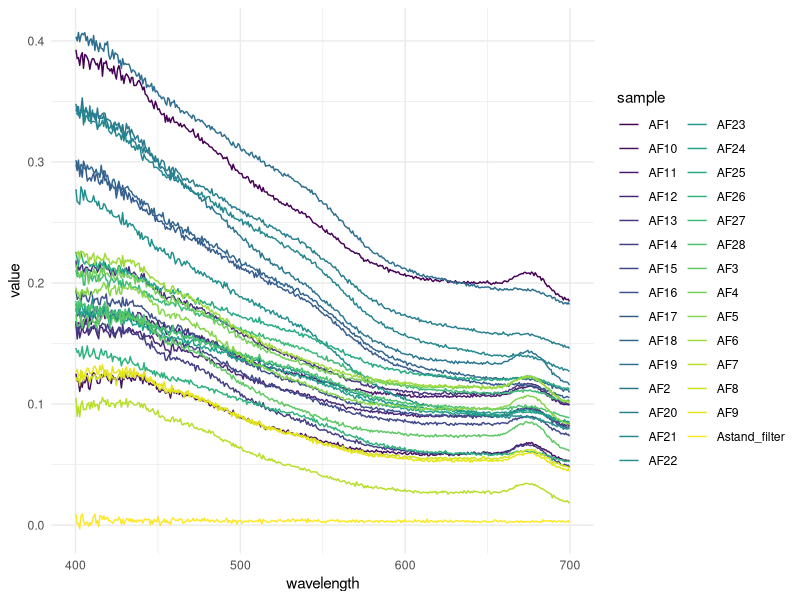
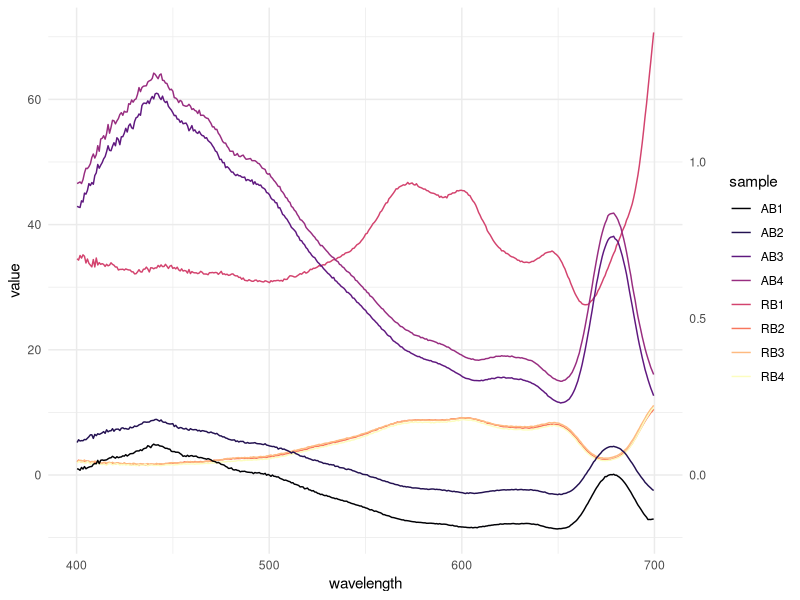
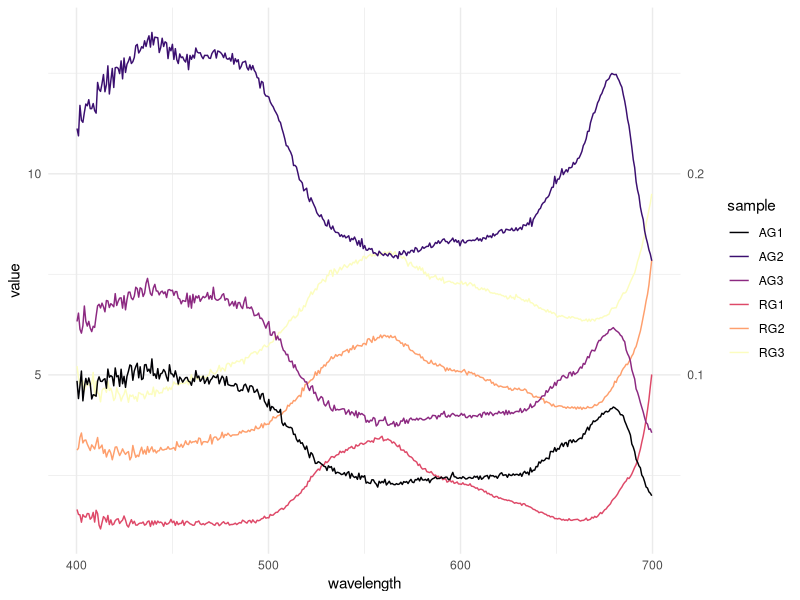
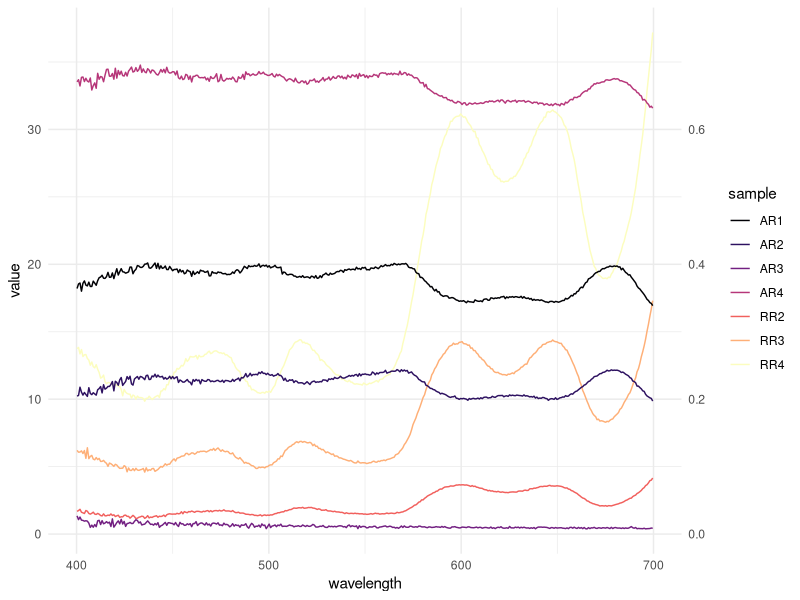
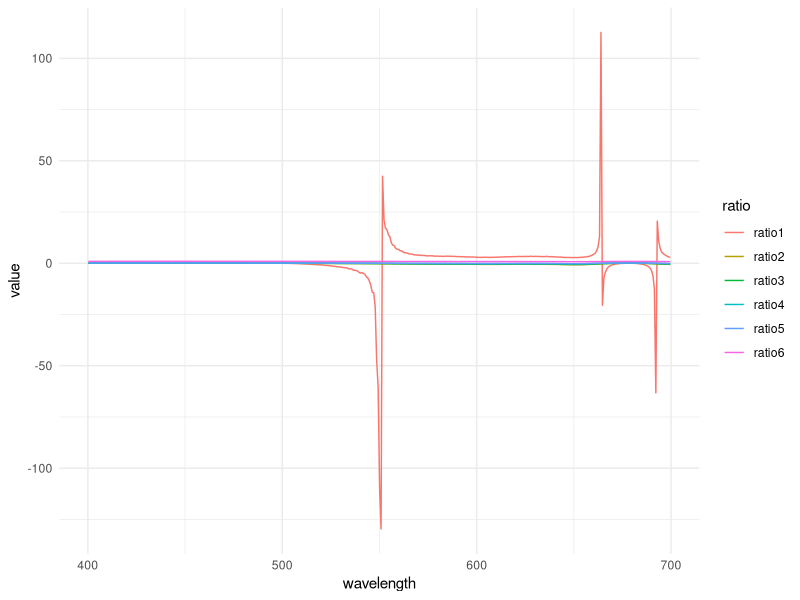
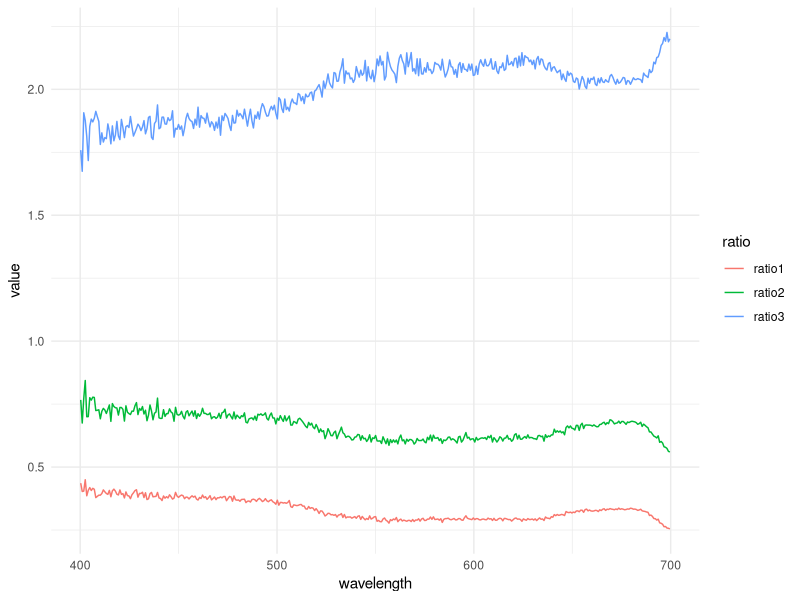
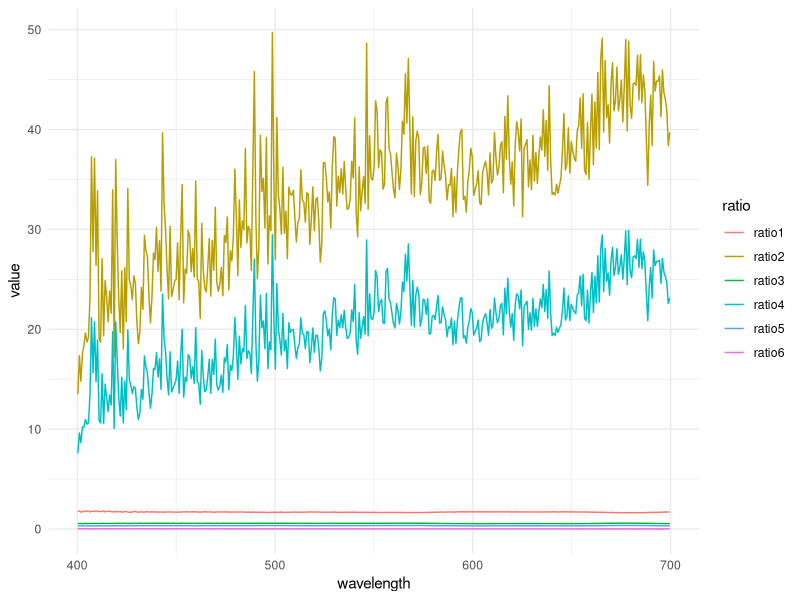
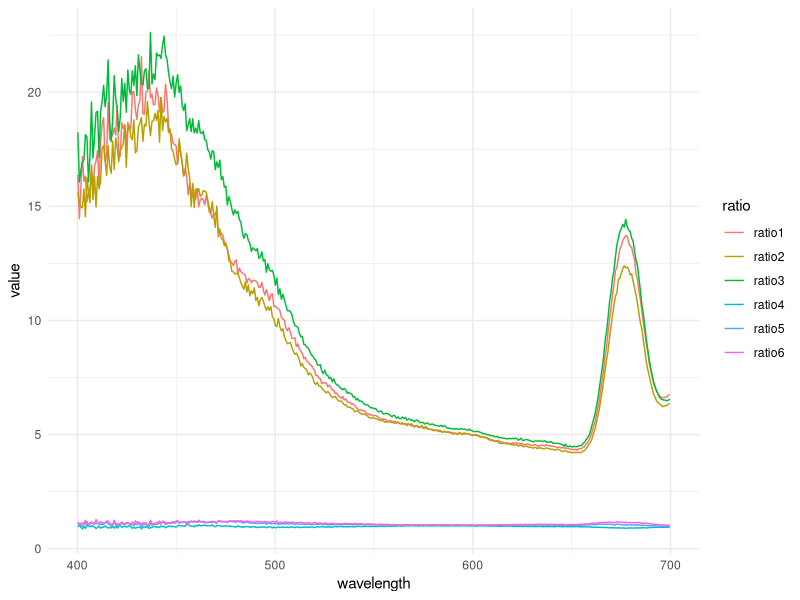

Source code (R) for these figures, in order: (Note: this script raises an error after producing the figures.)
## ---- chunk 1
library(tidyverse)
library(readr)
library(readxl)
library(here)
## ---- chunk 2
#setwd("C:/Users/Eva Samson/OneDrive - University of Bergen/Dokumenter/Bergen/AB-323/bioptics")

reflectance_raw <- read_xlsx("bioptics_reflectance_v2.xlsx", skip = 11) |> 
  select(!ID)

methanol_raw <- read_xlsx("bioptics_absorbance_v2.xlsx", skip = 11, sheet = "methanol extracts") |> 
  select(!ID)

water_raw <- read_xlsx("bioptics_absorbance_v2.xlsx", skip = 11, sheet = "water extracts") |> 
  select(!ID)

invivo_raw <- read_xlsx("bioptics_absorbance_v2.xlsx", skip = 11, sheet = "in vivo") |> 
  select(!ID)

filters_raw <- read_xlsx("bioptics_absorbance_v2.xlsx", skip = 11, sheet = "filters") |> 
  select(!ID)
## ---- chunk 3
filters_PAR <- filters_raw |> 
  filter(400 <= wavelength, wavelength <= 700) |> 
  #select(!Astand_filter) |> 
  pivot_longer(cols = !wavelength, names_to = "sample", values_to = "value")
  # |> pivot_longer(cols = starts_with("A"), names_to = "sample", values_to = "value")


## ---- chunk 4
filters_plot <- 
  ggplot(filters_PAR, 
         aes(x = wavelength, y= value, colour = sample)) +
  scale_color_viridis_d() +
  geom_line() +
  theme_minimal()

filters_plot

#ggsave(here("filters_plot.png"), plot = filters_plot, width = 120, height = 100, units = "mm", scale = 1.2)
## ---- chunk 5
refl_brownalgae <- reflectance_raw |> 
  select(wavelength, contains("RB"))
abs_brownalgae <- invivo_raw |> 
  select(wavelength, contains("AB"))

refl_abs_brownalgae <- merge(refl_brownalgae, abs_brownalgae, by = "wavelength") |> 
  filter(400 <= wavelength, wavelength <= 700 ) |> 
  pivot_longer(cols = starts_with("RB") | starts_with("AB"), names_to = "sample", values_to = "value") |> 
  mutate(measurement = case_when(str_detect(sample, "R") ~ "reflectance", str_detect(sample, "A") ~ "absorbance"))


refl_abs_brownalgae_plot <- refl_abs_brownalgae |> 
  ggplot(aes(x = wavelength, y = value, color = sample)) + 
  geom_line(data = subset(refl_abs_brownalgae, measurement == "reflectance")) + 
  geom_line(data = subset(refl_abs_brownalgae, measurement == "absorbance"), aes(y = value*50)) +
  scale_color_viridis_d(option = "magma") +
  scale_y_continuous(sec.axis = sec_axis(~ . /50)) +
  theme_minimal()


refl_abs_brownalgae_plot

#ggsave(here("refl_abs_brownalgae_plot.png"), plot = refl_abs_brownalgae_plot, width = 120, height = 100, units = "mm", scale = 1.2)
## ---- chunk 6
refl_greenalgae <- reflectance_raw |> 
  select(wavelength, contains("RG"))
abs_greenalgae <- invivo_raw |> 
  select(wavelength, contains("AG"))

refl_abs_greenalgae <- merge(refl_greenalgae, abs_greenalgae, by = "wavelength") |> 
  filter(400 <= wavelength, wavelength <= 700 ) |> 
  pivot_longer(cols = starts_with("RG") | starts_with("AG"), names_to = "sample", values_to = "value") |> 
  mutate(measurement = case_when(str_detect(sample, "R") ~ "reflectance", str_detect(sample, "A") ~ "absorbance"))

refl_abs_greenalgae_plot <- refl_abs_greenalgae |> 
  ggplot(aes(x = wavelength, y = value, color = sample)) + 
  geom_line(data = subset(refl_abs_greenalgae, measurement == "reflectance")) + 
  geom_line(data = subset(refl_abs_greenalgae, measurement == "absorbance"), aes(y = value*50)) +
  scale_color_viridis_d(option = "magma") +
  scale_y_continuous(sec.axis = sec_axis(~ . /50)) +
  theme_minimal()

refl_abs_greenalgae_plot
## ---- chunk 7
refl_redalgae <- reflectance_raw |> 
  select(wavelength, contains("RR"))
abs_redalgae <- invivo_raw |> 
  select(wavelength, contains("AR"))

refl_abs_redalgae <- merge(refl_redalgae, abs_redalgae, by = "wavelength") |> 
  filter(400 <= wavelength, wavelength <= 700 ) |> 
  pivot_longer(cols = starts_with("RR") | starts_with("AR"), names_to = "sample", values_to = "value") |> 
  mutate(measurement = case_when(str_detect(sample, "RR") ~ "reflectance", str_detect(sample, "AR") ~ "absorbance"))

refl_abs_redalgae_plot <- refl_abs_redalgae |> 
  ggplot(aes(x = wavelength, y = value, color = sample)) + 
  geom_line(data = subset(refl_abs_redalgae, measurement == "reflectance")) + 
  geom_line(data = subset(refl_abs_redalgae, measurement == "absorbance"), aes(y = value*50)) +
  scale_color_viridis_d(option = "magma") +
  scale_y_continuous(sec.axis = sec_axis(~ . /50)) +
  theme_minimal()

refl_abs_redalgae_plot
## ---- chunk 8
#brown
abs_brownalgae_ratios <- abs_brownalgae |> 
  filter(400 <= wavelength, wavelength <= 700 ) |> 
  mutate(ratio1 = AB1/AB2, ratio2 = AB1/AB3, ratio3 = AB1/AB4, ratio4 = AB2/AB3, ratio5 = AB2/AB4, ratio6 = AB3/AB4) |> 
  select(wavelength, starts_with("ratio")) |> 
  pivot_longer(cols = starts_with("ratio"), names_to = "ratio", values_to = "value")
abs_brownalgae_ratios_plot <- abs_brownalgae_ratios |> 
  ggplot(aes(x = wavelength, y = value, color = ratio)) + 
  geom_line() + 
  theme_minimal()
abs_brownalgae_ratios_plot

#green
abs_greenalgae_ratios <- abs_greenalgae |> 
  filter(400 <= wavelength, wavelength <= 700 ) |> 
  mutate(ratio1 = AG1/AG2, ratio2 = AG1/AG3, ratio3 = AG2/AG3) |> 
  select(wavelength, starts_with("ratio")) |> 
  pivot_longer(cols = starts_with("ratio"), names_to = "ratio", values_to = "value")
abs_greenalgae_ratios_plot <- abs_greenalgae_ratios |> 
  ggplot(aes(x = wavelength, y = value, color = ratio)) + 
  geom_line() + 
  theme_minimal()
abs_greenalgae_ratios_plot

#red
abs_redalgae_ratios <- abs_redalgae |> 
  filter(400 <= wavelength, wavelength <= 700 ) |> 
  mutate(ratio1 = AR1/AR2, ratio2 = AR1/AR3, ratio3 = AR1/AR4, ratio4 = AR2/AR3, ratio5 = AR2/AR4, ratio6 = AR3/AR4) |> 
  select(wavelength, starts_with("ratio")) |> 
  pivot_longer(cols = starts_with("ratio"), names_to = "ratio", values_to = "value")
abs_redalgae_ratios_plot <- abs_redalgae_ratios |> 
  ggplot(aes(x = wavelength, y = value, color = ratio)) + 
  geom_line() + 
  theme_minimal()
abs_redalgae_ratios_plot
## ---- chunk 9
#brown
refl_brownalgae_ratios <- refl_brownalgae |> 
  filter(400 <= wavelength, wavelength <= 700 ) |> 
  mutate(ratio1 = RB1/RB2, ratio2 = RB1/RB3, ratio3 = RB1/RB4, ratio4 = RB2/RB3, ratio5 = RB2/RB4, ratio6 = RB3/RB4) |> 
  select(wavelength, starts_with("ratio")) |> 
  pivot_longer(cols = starts_with("ratio"), names_to = "ratio", values_to = "value")
refl_brownalgae_ratios_plot <- refl_brownalgae_ratios |> 
  ggplot(aes(x = wavelength, y = value, color = ratio)) + 
  geom_line() + 
  theme_minimal()
refl_brownalgae_ratios_plot

#green
refl_greenalgae_ratios <- refl_greenalgae |> 
  filter(400 <= wavelength, wavelength <= 700 ) |> 
  mutate(ratio1 = RG1/RG2, ratio2 = RG1/RG3, ratio3 = RG2/RG3) |> 
  select(wavelength, starts_with("ratio")) |> 
  pivot_longer(cols = starts_with("ratio"), names_to = "ratio", values_to = "value")
refl_greenalgae_ratios_plot <- refl_greenalgae_ratios |> 
  ggplot(aes(x = wavelength, y = value, color = ratio)) + 
  geom_line() + 
  theme_minimal()
refl_greenalgae_ratios_plot

#red
refl_redalgae_ratios <- refl_redalgae |> 
  filter(400 <= wavelength, wavelength <= 700 ) |> 
  mutate(ratio1 = RR2/RR3, ratio2 = RR2/RR4, ratio3 = RR3/RR4) |> 
  select(wavelength, starts_with("ratio")) |> 
  pivot_longer(cols = starts_with("ratio"), names_to = "ratio", values_to = "value")
refl_redalgae_ratios_plot <- refl_redalgae_ratios |> 
  ggplot(aes(x = wavelength, y = value, color = ratio)) + 
  geom_line() + 
  theme_minimal()
refl_redalgae_ratios_plot
## ---- chunk 10
abs_refl_ratio_brown <- refl_abs_brownalgae |> 
  filter(sample == "RB1"| sample == "AB3") |> 
  pivot_wider(names_from = measurement, values_from = value) |> 
  select(!sample) |> 
  group_by(wavelength) |> 
  summarise(
    reflectance = na.omit(reflectance)[1],  # first non-NA in Value1
    absorbance = na.omit(absorbance)[1]   # first non-NA in Value2
  ) |> 
  mutate(ratio = absorbance/reflectance) |> 
  mutate(difference = absorbance*10 - reflectance)
  

abs_refl_ratio_brown_plot <- abs_refl_ratio_brown |> 
  ggplot(aes(x = wavelength, y = ratio)) + 
  geom_line() + 
  theme_minimal()


abs_refl_ratio_brown_plot
## ---- chunk 11
abs_refl_ratio_green <- refl_abs_greenalgae |> 
  filter(sample == "RG2"| sample == "AG2") |> 
  pivot_wider(names_from = measurement, values_from = value) |> 
  select(!sample) |> 
  group_by(wavelength) |> 
  summarise(
    reflectance = na.omit(reflectance)[1],  # first non-NA in Value1
    absorbance = na.omit(absorbance)[1]   # first non-NA in Value2
  ) |> 
  mutate(ratio = absorbance/reflectance) |> 
  mutate(difference = absorbance - reflectance)
  

abs_refl_ratio_green_plot <- abs_refl_ratio |> 
  ggplot(aes(x = wavelength, y = ratio)) + 
  geom_line() + 
  theme_minimal()


abs_refl_ratio_green_plot
## ---- chunk 12
abs_refl_ratio_red <- refl_abs_redalgae |> 
  filter(sample == "RR4"| sample == "AR1") |> 
  pivot_wider(names_from = measurement, values_from = value) |> 
  select(!sample) |> 
  group_by(wavelength) |> 
  summarise(
    reflectance = na.omit(reflectance)[1],  # first non-NA in Value1
    absorbance = na.omit(absorbance)[1]   # first non-NA in Value2
  ) |> 
  mutate(ratio = absorbance/reflectance) |> 
  mutate(difference = absorbance - reflectance)
  

abs_refl_ratio_red_plot <- abs_refl_ratio |> 
  ggplot(aes(x = wavelength, y = ratio)) + 
  geom_line() + 
  theme_minimal()


abs_refl_ratio_red_plot
## ---- chunk 13
abs_refl_diff_brown_plot <- abs_refl_ratio_brown |> 
  ggplot(aes(x = wavelength, y = difference)) + 
  geom_line() + 
  theme_minimal()

abs_refl_diff_brown_plot
## ---- chunk 14
abs_refl_diff_green_plot <- abs_refl_ratio_green |> 
  ggplot(aes(x = wavelength, y = difference)) + 
  geom_line() + 
  theme_minimal()

abs_refl_diff_green_plot
## ---- chunk 15
abs_refl_diff_red_plot <- abs_refl_ratio_red |> 
  ggplot(aes(x = wavelength, y = difference)) + 
  geom_line() + 
  theme_minimal()

abs_refl_diff_red_plot
## ---- chunk 16
mutate(class = case_when( str_detect(sample, "B") ~ "brown", str_detect(sample, "G") ~ "green", str_detect(sample, "AR|RR") ~ "red" )) 
## ---- chunk 17
#  filter(chl_a_ug_l_1 != "#VALUE!") |> 
#  filter(sampling_date == "24.04.2026") |> 
#  filter(filter == "GFF") |> 
#  filter(station == "Pier") |> 
#  mutate(chl_a_ug_l_1 = as.numeric(chl_a_ug_l_1)) |>
#  mutate(sample_depth_m = as.character(sample_depth_m)) |> 
#  group_by(sample_depth_m)
